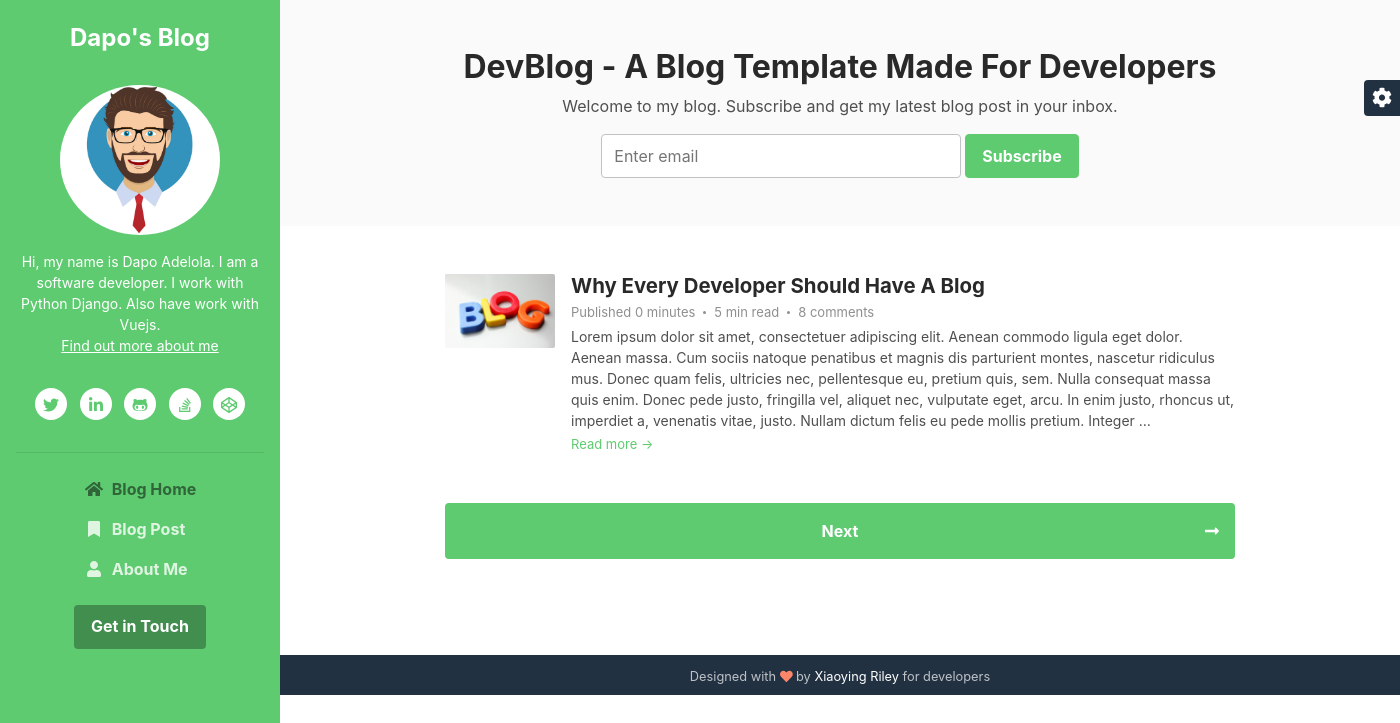
The page / on the database its author committed.
### blog/models.py (models this page shows)
class Blog(models.Model):
    title = models.CharField(max_length=100)
    time_stamp = models.DateTimeField(auto_created=True, auto_now_add=True)
    body = models.TextField(max_length=5000)
    author = models.ForeignKey(User, on_delete=models.CASCADE)
    image = models.ImageField(null=True)
    updated = models.DateTimeField(auto_now=True)
    slug = models.SlugField(unique=True)
    category = models.ForeignKey(Category, on_delete=models.CASCADE)
    def get_absolute_url(self):
        return reverse('detail', kwargs={'slug': self.slug})

### blog/views.py (the view)
# urls.py: path('', views.Home.as_view(), name="index"),
class Home(ListView):
    template_name = 'index.html'
    model = Blog

### templates/index.html (shortened to what this page needs)
{% extends 'base.html' %}
{% load thumbnail %}
{% load staticfiles %}
{% block content %}
    <div class="main-wrapper">
	    <section class="cta-section theme-bg-light py-5">
		    <div class="container text-center">
			    <h2 class="heading">DevBlog - A Blog Template Made For Developers</h2>
			    <div class="intro">Welcome to my blog. Subscribe and get my latest blog post in your inbox.</div>
			    <form class="signup-form form-inline justify-content-center pt-3">
                    <div class="form-group">
                        <input type="email" id="semail" name="semail1" class="form-control mr-md-1 semail" placeholder="Enter email">
                    </div>
                    <button type="submit" class="btn btn-primary">Subscribe</button>
                </form>
		    </div>
	    </section>
	    <section class="blog-list px-3 py-5 p-md-5">
		    <div class="container">
                {% for item in object_list %}
                    <div class="item mb-5">
                        <div class="media">
                            <img class="mr-3 img-fluid post-thumb d-none d-md-flex"
                                 src="{{ item.image|thumbnail_url:'square' }}" alt="image">
                            <div class="media-body">
                                <h3 class="title mb-1"><a href="{{ item.get_absolute_url }}">{{ item.title }}</a></h3>
                                <div class="meta mb-1"><span class="date">Published {{ item.time_stamp|timeuntil }}</span><span class="time">5 min read</span><span
                                        class="comment"><a href="#">8 comments</a></span></div>
                                <div class="intro">{{ item.body|truncatewords:"70" }}
                                </div>
                                <a class="more-link" href="{{ item.get_absolute_url }}">Read more &rarr;</a>
                            </div>
                        </div>
                    </div>
                {% endfor %}
			    <nav class="blog-nav nav nav-justified my-5">
				  <a class="nav-link-next nav-item nav-link rounded" href="blog-list.html">Next<i class="arrow-next fas fa-long-arrow-alt-right"></i></a>
				</nav>
		    </div>
	    </section>
	    <footer class="footer text-center py-2 theme-bg-dark">
                <small class="copyright">Designed with <i class="fas fa-heart" style="color: #fb866a;"></i> by <a href="http://themes.3rdwavemedia.com" target="_blank">Xiaoying Riley</a> for developers</small>
	    </footer>
    </div>
{% endblock %}

### rows shown on the page
Blog: image|thumbnail_url (picture), title "Why Every Developer Should Have A Blog", time_stamp "0 minutes", body "Lorem ipsum dolor sit amet, consectetuer adipiscing elit. Aenean commodo ligula eget dolor. Aenean massa. Cum sociis natoque penatibus et magnis dis parturient montes, nascetur ridiculus mus. Donec quam felis, ultricies nec, pellentesque eu, pretium quis, sem. Nulla consequat massa quis enim. Donec pede justo, fringilla vel, aliquet nec, vulputate eget, arcu. In enim justo, rhoncus ut, imperdiet a, venenatis vitae, justo. Nullam dictum felis eu pede mollis pretium. Integer …"
